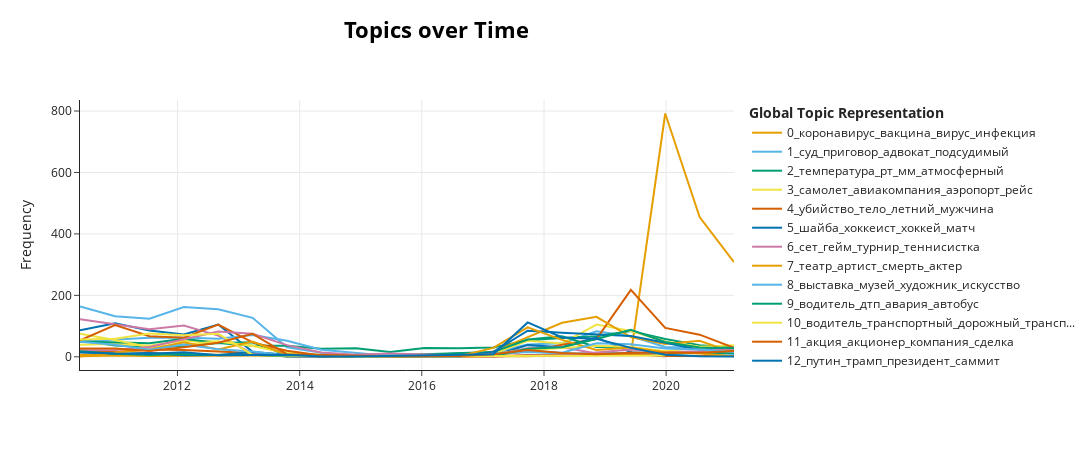

The cell this chart's notebook holds for it:
### Code cell
topic_model.visualize_topics_over_time(topics_over_time, top_n_topics=20)
